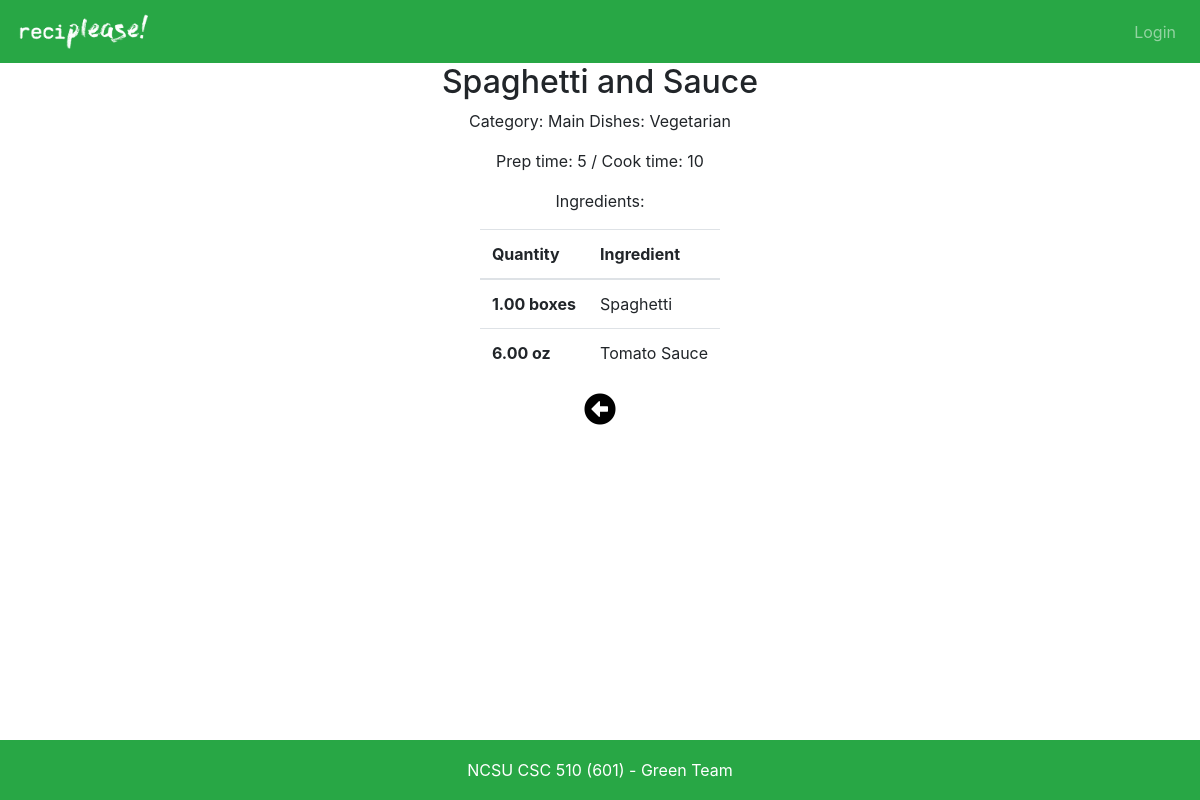
The page /recipes/2/ on the database its author committed.
### recipes/models.py (models this page shows, shortened)
class Recipe(models.Model):
    name = models.CharField(max_length=200)
    category = models.ForeignKey('RecipeCategory', on_delete=models.SET_NULL, null=True)
    ingredients = models.ManyToManyField(Ingredient, through=RecipeIngredient)
    prep_time = models.PositiveIntegerField()
    cook_time = models.PositiveIntegerField()
    servings = models.PositiveIntegerField()
    users_fave = models.ManyToManyField(settings.AUTH_USER_MODEL, through=RecipeUserFavorite, blank=True)

class RecipeCategory(models.Model):
    name = models.CharField(max_length=200)
    class Meta:
        ordering = ['name']
    def __str__(self):
        return self.name

class RecipeIngredient(models.Model):
    recipe = models.ForeignKey('Recipe', on_delete=models.SET_NULL, null=True)
    ingredient = models.ForeignKey('ingredients.Ingredient', on_delete=models.SET_NULL, null=True)
    quantity = models.DecimalField(max_digits=7, decimal_places=2, validators=[MinValueValidator(0)])

### ingredients/models.py (models this page shows, shortened)
class Ingredient(models.Model):
    name = models.CharField(max_length=200)
    quantity_units = models.CharField(max_length=200) # Type of units for ingredient (oz, lbs, units, etc)
    class Meta:
        ordering = ['name']

### recipes/views.py (the view)
# urls.py: path('<int:id>/', views.recipe_detail, name='detail'),
def recipe_detail(request, id=None):
    recipe= get_object_or_404(Recipe, id=id)
    return render(request, 'recipes/recipe_detail.html', {'recipe': recipe})

### recipes/templates/recipes/recipe_detail.html (shortened to what this page needs)
{% extends 'base.html' %}
{% block content %}
<div class="container">
    <h2 align="center">{{ recipe.name }}</h2>
    <p align="center">Category: {{ recipe.category }}</p>
    <p align="center">Prep time: {{ recipe.prep_time }} / Cook time: {{ recipe.cook_time }}</p>
    <p align="center">Ingredients: </p>
    <table class="table header-fixed" align="center" style="width: auto;">
        <thead>
            <tr>
                <th scope="col">Quantity</th>
                <th scope="col">Ingredient</th>
            </tr>
        </thead>
        <tbody id="recipe-table-body">
            {% for ingredient in recipe.ingredients.all %}
            <tr class="recipe-table-row">
                <th scope="row">
                {% for ri in ingredient.recipeingredient_set.all %}
                    {% if ri.recipe == recipe %}
                        {{ ri.quantity }} {{ ingredient.quantity_units }}
                    {% endif %}
                {% endfor %} </th>
                <td>{{ ingredient.name }}</td>
            </tr>
            {% endfor %}
        </tbody>
    </table>
    <p align="center"><a href="javascript:history.back()"><span id="back-arrow" class="fas fa-arrow-alt-circle-left fa-2x" style="color:#000000;"></span></a></p>
</div>
{% endblock %}

### rows shown on the page
Recipe: name "Spaghetti and Sauce", category "Main Dishes: Vegetarian", prep_time "5", cook_time "10"
Ingredient: quantity_units "boxes", name "Spaghetti"
RecipeIngredient: quantity "1.00"
Ingredient: quantity_units "oz", name "Tomato Sauce"
RecipeIngredient: quantity "6.00"
